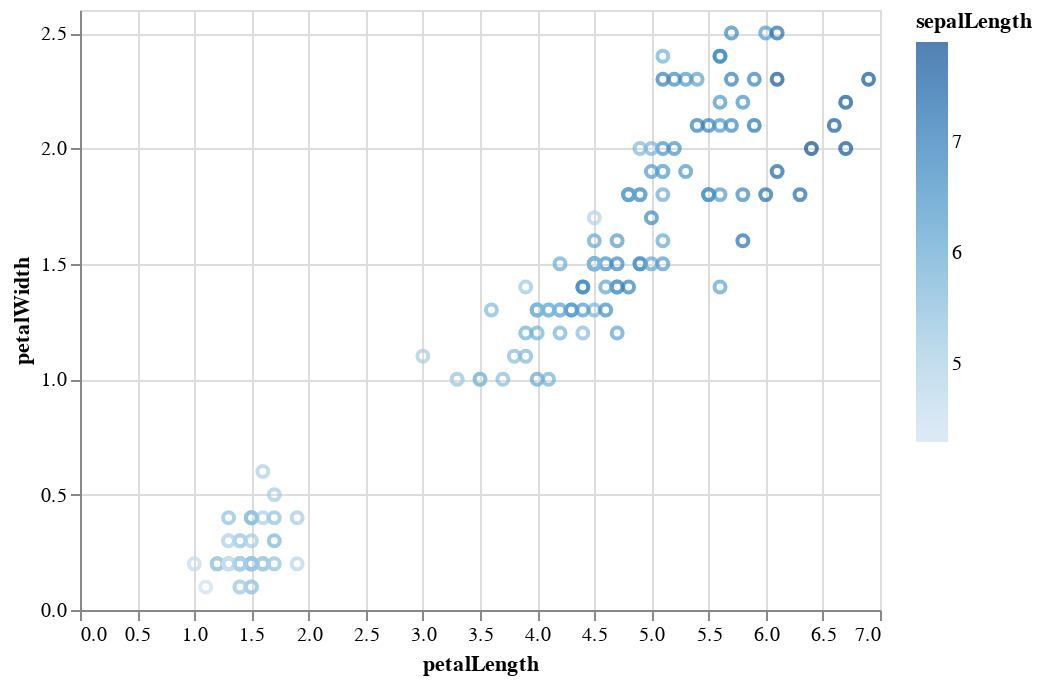

Notebook cell for this chart:
### Markdown cell above
Notice that when we use a categorical value for color, it chooses an appropriate color map for categorical data.

Let's see what happens when we use a continuous color value:

### Code cell
alt.Chart(iris).mark_point().encode(
    x='petalLength',
    y='petalWidth',
    color='sepalLength'
)

### Figure 1 — Vega-Lite specification as saved in the notebook (floating-point values rounded to 4 significant figures; data arrays with more than 128 entries replaced by an {"elided": "..."} marker saying what was removed)
{"config": {"view": {"continuousWidth": 400, "continuousHeight": 300}}, "data": {"name": "data-a264acbd6e539a8b3afc0cb5f240fb57"}, "mark": "point", "encoding": {"color": {"type": "quantitative", "field": "sepalLength"}, "x": {"type": "quantitative", "field": "petalLength"}, "y": {"type": "quantitative", "field": "petalWidth"}}, "$schema": "https://vega.github.io/schema/vega-lite/v4.8.1.json", "datasets": {"data-a264acbd6e539a8b3afc0cb5f240fb57": {"elided": "150 records"}}}
